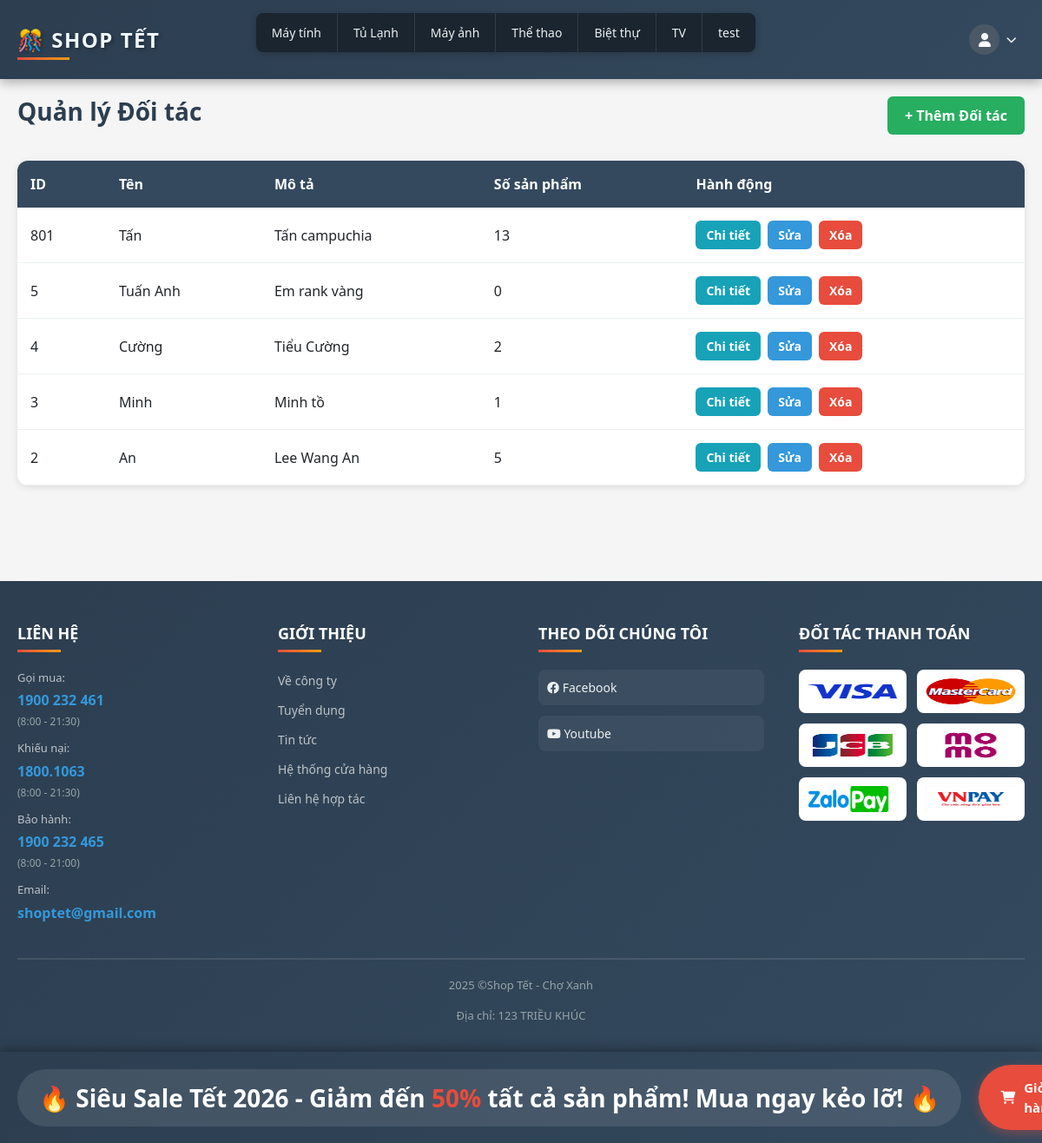
Page /index.php?page=admin_partners (signed in) on the committed database.
### tables this page shows
CREATE TABLE `categories` (
  `id` int(11) NOT NULL,
  `name` varchar(100) NOT NULL
);

CREATE TABLE `nhasanxuat` (
  `id` int(11) NOT NULL,
  `name` varchar(100) NOT NULL,
  `description` text DEFAULT NULL
);

### pages/admin_partners.php (the view, shortened to what this page needs)
<?php
include __DIR__ . '/../config/db.php';
$sql = "SELECT n.id, n.name, n.description, COUNT(p.id) as product_count
        FROM nhasanxuat n
        LEFT JOIN products p ON n.id = p.manufacturer_id
        GROUP BY n.id, n.name, n.description
        ORDER BY n.id DESC";
$res = $conn->query($sql);
?>
<link rel="stylesheet" href="css/partners.css">
<div class="container">
    <div class="page-header">
        <h1 class="page-title">Quản lý Đối tác</h1>
        <a href="index.php?page=partner_add" class="btn btn-success">+ Thêm Đối tác</a>
    </div>
    <div class="table-container">
        <?php if ($res && $res->num_rows > 0): ?>
            <table>
                <thead>
                <tr>
                    <th>ID</th>
                    <th>Tên</th>
                    <th>Mô tả</th>
                    <th>Số sản phẩm</th>
                    <th>Hành động</th>
                </tr>
                </thead>
                <tbody>
                <?php while ($row = $res->fetch_assoc()): ?>
                    <tr>
                        <td><?= $row['id'] ?></td>
                        <td><?= htmlspecialchars($row['name']) ?></td>
                        <td><?= htmlspecialchars($row['description']) ?></td>
                        <td><?= $row['product_count'] ?></td>
                        <td>
                            <div class="action-buttons">
                                <a href="index.php?page=partners_detail&id=<?= $row['id'] ?>"
                                   class="btn btn-sm btn-info">
                                   Chi tiết
                                </a>
                                <a href="index.php?page=partner_edit&id=<?= $row['id'] ?>"
                                   class="btn btn-sm btn-primary">Sửa</a>
                                <a href="index.php?page=partner_delete&id=<?= $row['id'] ?>"
                                   class="btn btn-sm btn-danger"
                                   onclick="return confirm('Xác nhận xóa?')">Xóa</a>
                            </div>
                        </td>
                    </tr>
                <?php endwhile; ?>
                </tbody>
            </table>
        <?php else: ?>
            <div class="alert alert-info">Chưa có đối tác nào.</div>
        <?php endif; ?>
    </div>
</div>

### partials/head.php (shortened to what this page needs)
<?php
$isLoggedIn = false;
require_once __DIR__ . '/../config/db.php';
$sql = "SELECT id, name FROM categories";
$result = $conn->query($sql);
$categories = [];
while ($row = $result->fetch_assoc()) {
    $categories[] = $row;
}
if (isset($_SESSION['user_id'])) {
    $isLoggedIn = true;
}
?>
<!DOCTYPE html>
<html lang="vi">
<head>
    <link rel="stylesheet" href="https://stackpath.bootstrapcdn.com/bootstrap/4.5.2/css/bootstrap.min.css">
    <link rel="stylesheet" href="https://cdnjs.cloudflare.com/ajax/libs/font-awesome/6.0.0-beta3/css/all.min.css">
    <link rel="stylesheet" href="css/head.css">
    <link rel="stylesheet" href="css/product.css">
    <link rel="stylesheet" href="css/auth.css">
    <link rel="stylesheet" href="css/profile.css">
</head>
<body>
    <header>
        <div class="header-container">
            <div class="header-top">
                <a href="index.php" class="logo-link" style="color: aliceblue !important; text-decoration: none !important;">
                    <div class="logo" style="color: inherit; text-decoration: none;">🎊 Shop Tết</div>
                </a>
                <ul class="menu">
                    <?php
                    $visibleCount = 8;
                    $totalCategories = count($categories);
                    for ($i = 0; $i < min($visibleCount, $totalCategories); $i++):
                        $cat = $categories[$i];
                        ?>
                        <li>
                            <a href="index.php?page=category&id=<?= $cat['id'] ?>">
                                <?= htmlspecialchars($cat['name']) ?>
                            </a>
                        </li>
                    <?php endfor; ?>
                </ul>
                <?php if ($isLoggedIn): ?>
                    <div class="user-menu-container">
                        <div class="user-avatar-wrapper" id="userAvatar">
                            <div class="user-avatar">
                                <i class="fa-solid fa-user"></i>
                            </div>
                            <i class="fas fa-chevron-down caret-icon"></i>
                        </div>
                    </div>
                <?php endif; ?>
            </div>
        </div>
    </header>
    <div class="bottom-bar">
        <div class="bottom-container">
            <div class="ads-section">
                <div class="ads-text">
                    <span>🔥 Siêu Sale Tết 2026 - Giảm đến <b>50%</b> tất cả sản phẩm! Mua ngay kẻo lỡ! 🔥</span>
                </div>
            </div>
            <a href="index.php?page=cart" class="cart-button"><i class="fa-solid fa-cart-shopping"></i>Giỏ hàng</a>
        </div>
    </div>

### css/head.css (style rules this page uses)
* { margin: 0; padding: 0; box-sizing: border-box; }
html { height: 100%; }
body { font-family: 'Segoe UI', Tahoma, Geneva, Verdana, sans-serif; background-color: #f5f5f5; display: flex; flex-direction: column; min-height: 100vh; padding-bottom: 100px; }
header { background: linear-gradient(135deg, #2c3e50 0%, #34495e 100%); box-shadow: 0 4px 12px rgba(0, 0, 0, 0.3); position: sticky; top: 0; z-index: 1000; }
.header-container { max-width: 1200px; margin: 0 auto; padding: 0 20px; }
.header-top { display: flex; justify-content: space-between; align-items: center; padding: 15px 0; }
.logo { font-size: 24px; font-weight: bold; color: #fff; text-transform: uppercase; letter-spacing: 1.5px; text-shadow: 2px 2px 4px rgba(0, 0, 0, 0.3); position: relative; white-space: nowrap; }
.logo::after { content: ''; position: absolute; bottom: -5px; left: 0; width: 60px; height: 3px; background: linear-gradient(90deg, #e74c3c, #f39c12); }
.menu { list-style: none; display: flex; gap: 0; background-color: #1a252f; border-radius: 8px; overflow: hidden; box-shadow: 0 2px 8px rgba(0, 0, 0, 0.2); position: relative; }
.menu li { position: relative; }
.menu li a { display: block; padding: 12px 18px; color: #ecf0f1; text-decoration: none; font-size: 14px; font-weight: 500; transition: all 0.3s ease; position: relative; overflow: hidden; white-space: nowrap; }
.menu li a::before { content: ''; position: absolute; top: 0; left: -100%; width: 100%; height: 100%; background: linear-gradient(90deg, transparent, rgba(255, 255, 255, 0.1), transparent); transition: left 0.5s ease; }
.menu li a::after { content: ''; position: absolute; bottom: 0; left: 50%; width: 0; height: 3px; background: linear-gradient(90deg, #f39c12, #e74c3c); transition: all 0.3s ease; transform: translateX(-50%); }
.menu li:not(:last-child) a { border-right: 1px solid rgba(255, 255, 255, 0.1); }
.bottom-bar { position: fixed; bottom: 0; left: 0; right: 0; background: linear-gradient(135deg, #2c3e50 0%, #34495e 100%); box-shadow: 0 -4px 12px rgba(0, 0, 0, 0.3); z-index: 1000; padding: 15px 0; }
.bottom-container { max-width: 1200px; margin: 0 auto; padding: 0 20px; display: flex; align-items: center; justify-content: space-between; gap: 20px; }
.ads-section { flex: 1; display: flex; align-items: center; justify-content: space-between; background: rgba(255, 255, 255, 0.1); padding: 12px 25px; border-radius: 50px; gap: 20px; }
.ads-text { color: #fff; font-size: 16px; font-weight: 600; white-space: nowrap; }
.ads-text span { font-size: 28px; }
.ads-text b { color: #e74c3c; }
.cart-button { position: relative; background: #e74c3c; padding: 15px 25px; border-radius: 50px; display: flex; align-items: center; gap: 10px; color: #fff; text-decoration: none; font-weight: 600; font-size: 15px; transition: all 0.3s ease; box-shadow: 0 4px 12px rgba(231, 76, 60, 0.4); }
.logo-link { text-decoration: none; color: inherit; }

### css/profile.css (style rules this page uses)
.user-menu-container { position: relative; display: flex; align-items: center; width: 200px; justify-content: flex-end; }
.user-avatar-wrapper { display: flex; align-items: center; gap: 8px; cursor: pointer; padding: 5px 10px; border-radius: 50px; transition: background 0.2s; }
.user-avatar { width: 35px; height: 35px; background-color: #4b5966; color: white; border-radius: 50%; display: flex; align-items: center; justify-content: center; font-size: 16px; }
.caret-icon { color: #ecf0f1; font-size: 12px; }

### rows in the picture
categories: name "Máy tính"
categories: name "Tủ Lạnh"
categories: name "Máy ảnh"
categories: name "Thể thao"
categories: name "Biệt thự"
categories: name "TV"
categories: name "test"
nhasanxuat: id "801", name "Tấn", description "Tấn campuchia", product_count "13"
nhasanxuat: id "5", name "Tuấn Anh", description "Em rank vàng", product_count "0"
nhasanxuat: id "4", name "Cường", description "Tiểu Cường", product_count "2"
nhasanxuat: id "3", name "Minh", description "Minh tồ", product_count "1"
nhasanxuat: id "2", name "An", description "Lee Wang An", product_count "5"
